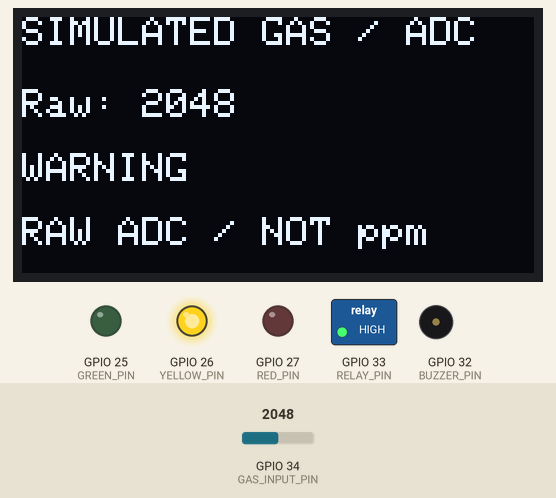
A sketch run on a simulated ESP32. Shown: 128×64 one-colour display, switched loads named in the sketch (green lamp = pin HIGH), output pins drawn as LEDs (lit = HIGH), buzzer (waves = sounding). Inputs (shaded band) come from the test bench; at power-on: GPIO 34 (GAS_INPUT_PIN) = 2048 (analog values on the 0–4095 scale). Random numbers use the default seed unless the sketch sets one; EEPROM starts erased; what the sketch prints to the serial monitor is not drawn.

Above: at 1.3 s.
1.4 s: GPIO 34 (GAS_INPUT_PIN) set to 2757
At 3.6 s:
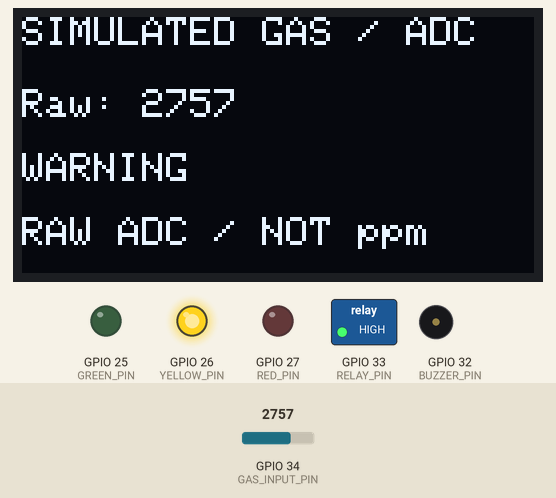
4.4 s: GPIO 34 (GAS_INPUT_PIN) set to 2841
At 4.7 s:
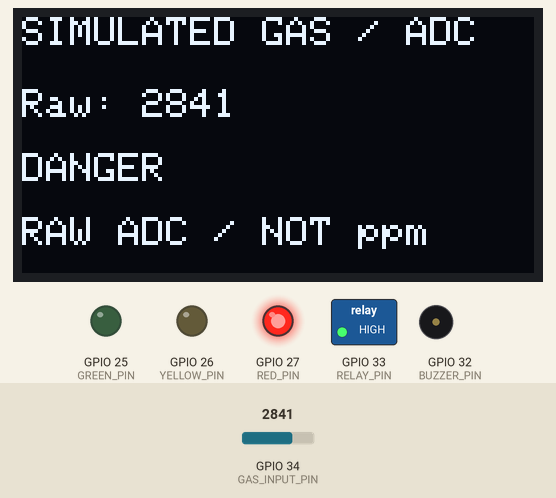
6.3 s: GPIO 34 (GAS_INPUT_PIN) set to 2685
At 6.9 s:
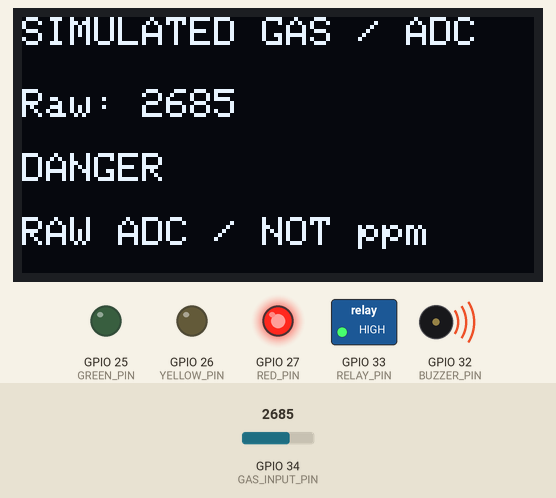
8.0 s: GPIO 34 (GAS_INPUT_PIN) set to 2614
At 9.3 s:
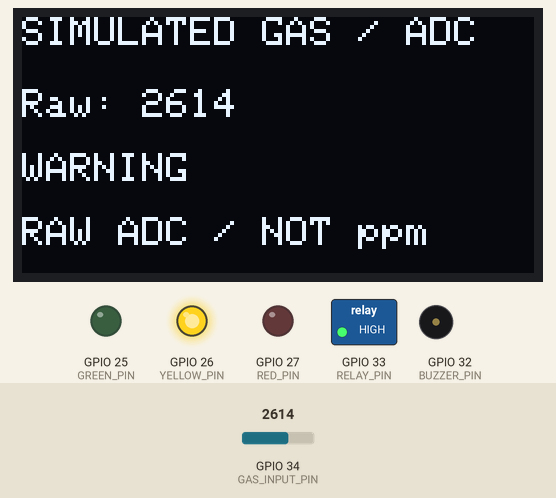
9.6 s: GPIO 34 (GAS_INPUT_PIN) set to 1288
At 10.9 s:
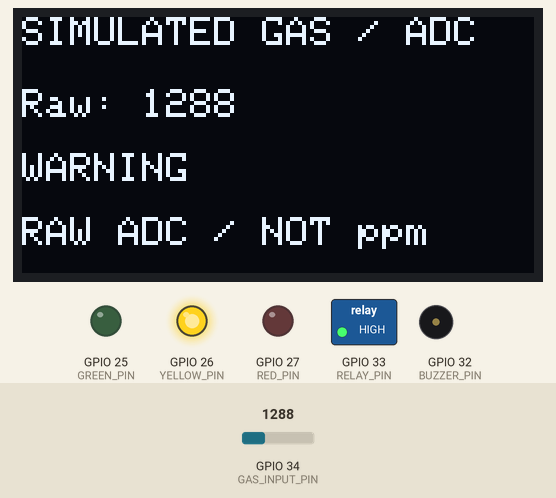
11.6 s: GPIO 34 (GAS_INPUT_PIN) set to 1189
At 12.9 s:
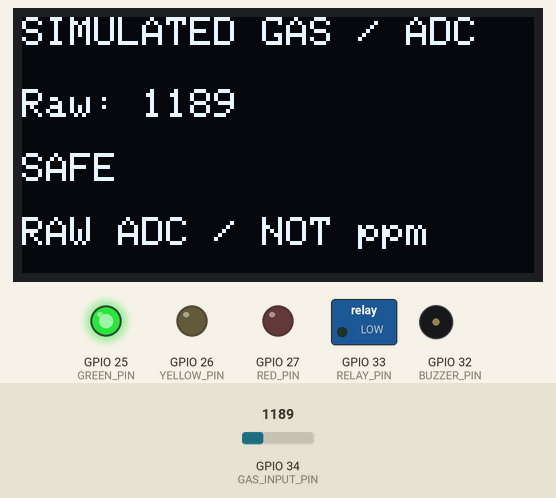
Timing chart, 0 to 14.5 s (numbered marks = the images above; inputs shaded):
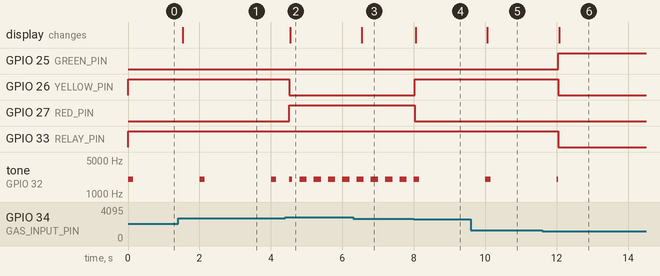

The sketch:

gas_input_simulation.ino
```cpp
#include <Arduino.h>
#include "GasState.h"
#include "LocalOutputs.h"
#include "Display.h"
#include "Connectivity.h"
StatusDisplay display;

constexpr uint8_t GAS_INPUT_PIN = 34;
constexpr uint8_t GREEN_PIN = 25, YELLOW_PIN = 26, RED_PIN = 27, BUZZER_PIN = 32;
constexpr uint8_t RELAY_PIN = 33;
constexpr bool RELAY_ACTIVE_LOW = Config::RELAY_ACTIVE_LOW; // Wokwi NPN relay; verify actual module polarity.
constexpr uint32_t SAMPLE_INTERVAL_MS = 500;
GasStateEngine stateEngine({Config::WARNING_ADC, Config::DANGER_ADC, Config::HYSTERESIS_ADC});
SensorHealth sensorHealth({Config::SENSOR_WARMUP_MS,Config::SENSOR_DIAGNOSTICS_ENABLED,Config::SENSOR_LOW_RAIL,Config::SENSOR_HIGH_RAIL,Config::SENSOR_RAIL_FAULT_MS,Config::SENSOR_RECOVERY_SAMPLES});
SensorStatus sensorStatus=SensorStatus::OK;
GasState gasState = GasState::SAFE;
int gasRawAdc = 0;
uint32_t lastSample = 0;
bool sampled = false;
uint32_t sequence = 0;

void setup() {
  Serial.begin(115200);
  pinMode(GAS_INPUT_PIN, INPUT);
  analogReadResolution(12);
  analogSetPinAttenuation(GAS_INPUT_PIN, ADC_11db);
  for (auto pin : {GREEN_PIN, YELLOW_PIN, RED_PIN}) pinMode(pin, OUTPUT);
  ledcAttach(BUZZER_PIN, 2000, 8);
  pinMode(RELAY_PIN, OUTPUT);
  digitalWrite(RELAY_PIN, RELAY_ACTIVE_LOW ? HIGH : LOW);
  display.begin();
  startConnectivity();
}

void loop() {
  const uint32_t now = millis();
  if (!sampled || uint32_t(now - lastSample) >= SAMPLE_INTERVAL_MS) {
    sampled = true;
    lastSample = now;
    gasRawAdc = analogRead(GAS_INPUT_PIN);
    const auto previousState = gasState;
    const auto previousSensorStatus=sensorStatus;
    sensorStatus=sensorHealth.update(gasRawAdc,now);
    gasState = stateEngine.update(gasRawAdc);
    if(sensorStatus!=SensorStatus::OK)gasState=GasState::DANGER; // Unknown/unready signal: conservative outputs.

    recordSnapshot({gasRawAdc, gasState, previousState, gasState != GasState::SAFE, ++sequence, now, sensorStatus, previousSensorStatus});
    Serial.printf("Gas raw ADC: %d State: %s Sensor: %s\n", gasRawAdc, stateName(gasState),sensorStatusName(sensorStatus));
    display.update(gasRawAdc, gasState,sensorStatus);
  }
  const auto out = localOutputs(gasState, now);
  digitalWrite(GREEN_PIN, out.green);
  digitalWrite(YELLOW_PIN, out.yellow);
  digitalWrite(RED_PIN, out.red);
  ledcWriteTone(BUZZER_PIN, out.buzzer ? 2000 : 0);
  digitalWrite(RELAY_PIN, (out.fan != RELAY_ACTIVE_LOW) ? HIGH : LOW);
  delay(5);  // Yield only; sampling and warning patterns use millis().
}
```

AlertJournal.h
```cpp
#pragma once
#include <stddef.h>
#include <cstring>
#include <type_traits>
#include "Snapshot.h"
// Bounded, checksummed NVS image; only transition events, never periodic telemetry.
class AlertJournal {
 public:
  static constexpr uint32_t CAPACITY=32;
  struct Image {
    uint32_t magic=0x47415341,version=2,count=0;
    AlertEnvelope events[CAPACITY]{};
    uint32_t checksum=0;
  };
  // Original v1 layout: migrate pending state events without deleting flash data.
  struct LegacySnapshot {int raw=0;GasState state=GasState::SAFE,previous=GasState::SAFE;bool fan=false;uint32_t sequence=0,uptime=0;SensorStatus sensorStatus=SensorStatus::OK;};
  struct LegacyEvent {LegacySnapshot sample{};char boot[17]{};};
  struct LegacyImage {uint32_t magic=0x47415341,version=1,count=0;LegacyEvent events[CAPACITY]{};uint32_t checksum=0;};
  static constexpr size_t MAX_IMAGE_SIZE=sizeof(Image)>sizeof(LegacyImage)?sizeof(Image):sizeof(LegacyImage);
 private:
  Image image{};
  template<typename T> static uint32_t checksum(const T& value) {
    uint32_t hash=2166136261u;
    const auto* bytes=reinterpret_cast<const uint8_t*>(&value);
    for(size_t i=0;i<offsetof(T,checksum);i++){hash^=bytes[i];hash*=16777619u;}
    return hash;
  }
  static bool validEvent(const AlertEnvelope& event) {
    if(event.sample.raw<0||event.sample.raw>4095||unsigned(event.sample.state)>2||unsigned(event.sample.previous)>2||unsigned(event.sample.sensorStatus)>4||unsigned(event.sample.previousSensorStatus)>4)return false;
    if((event.sample.sensorStatus!=SensorStatus::OK&&event.sample.state!=GasState::DANGER)||(event.sample.previousSensorStatus!=SensorStatus::OK&&event.sample.previous!=GasState::DANGER))return false;
    if(event.sample.fan!=(event.sample.state!=GasState::SAFE)||event.boot[16]!='\0')return false;
    for(size_t i=0;i<16;i++)if(!((event.boot[i]>='0'&&event.boot[i]<='9')||(event.boot[i]>='a'&&event.boot[i]<='f')))return false;
    return true;
  }
  void seal(){image.checksum=checksum(image);}
 public:
  AlertJournal(){seal();}
  bool restore(const void* bytes,size_t size) {
    static_assert(std::is_trivially_copyable<Image>::value,"Journal image must remain byte-copyable");
    if(size==sizeof(LegacyImage)) {
      LegacyImage legacy;std::memcpy(&legacy,bytes,size);
      if(legacy.magic==0x47415341&&legacy.version==1&&legacy.count<=CAPACITY&&legacy.checksum==checksum(legacy)) {
        AlertJournal migrated;
        for(uint32_t i=0;i<legacy.count;i++) {
          AlertEnvelope event{};const auto& old=legacy.events[i];
          event.sample={old.sample.raw,old.sample.state,old.sample.previous,old.sample.fan,old.sample.sequence,old.sample.uptime,old.sample.sensorStatus,SensorStatus::OK};
          std::memcpy(event.boot,old.boot,sizeof(event.boot));
          if(!migrated.push(event))return false;
        }
        std::memcpy(&image,&migrated.image,sizeof(Image));return true;
      }
    }
    if(size!=sizeof(Image))return false;
    Image candidate;std::memcpy(&candidate,bytes,size);
    if(candidate.magic!=0x47415341||candidate.version!=2||candidate.count>CAPACITY||candidate.checksum!=checksum(candidate))return false;
    for(uint32_t i=0;i<candidate.count;i++)if(!validEvent(candidate.events[i]))return false;
    std::memcpy(&image,&candidate,sizeof(Image));return true;
  }
  bool push(const AlertEnvelope& event) {
    if(image.count==CAPACITY||!validEvent(event))return false;
    image.events[image.count++]=event;seal();return true;
  }
  bool pop() {
    if(!image.count)return false;
    image.count--;
    if(image.count)std::memmove(image.events,image.events+1,image.count*sizeof(AlertEnvelope));
    image.events[image.count]=AlertEnvelope{};seal();return true;
  }
  const AlertEnvelope* front()const{return image.count?&image.events[0]:nullptr;}
  uint32_t size()const{return image.count;}
  const Image& data()const{return image;}
};
```

Connectivity.h
```cpp
#pragma once
#include <WiFi.h>
#include <NetworkClientSecure.h>
#include <PubSubClient.h>
#include <Preferences.h>
#include <esp_random.h>
#include <atomic>
#include <time.h>
#include "Config.h"
#include "Telemetry.h"
#include "AlertJournal.h"
inline std::atomic<bool> wifiOnline{false},mqttOnline{false};
inline bool validDeviceId() {
  const size_t n=strlen(Config::DEVICE_ID);if(n<1||n>64)return false;
  for(size_t i=0;i<n;i++)if(!isalnum(static_cast<unsigned char>(Config::DEVICE_ID[i]))&&Config::DEVICE_ID[i]!='-'&&Config::DEVICE_ID[i]!='_')return false;
  return true;
}
inline void connectivityTask(void*) {
  AlertJournal journal;
  Preferences preferences;
  bool persistent=preferences.begin("gas-alerts",false);
  if(persistent) {
    const String owner=preferences.getString("device","");
    if(owner.length()&&owner!=Config::DEVICE_ID) {
      // Never replay one device's journal under a different identity.
      persistent=false;preferences.end();
    } else {
      if(!owner.length())persistent=preferences.putString("device",Config::DEVICE_ID)>0;
      const size_t bytes=preferences.getBytesLength("events");
      if(bytes) {
        uint8_t image[AlertJournal::MAX_IMAGE_SIZE];
        persistent=bytes<=sizeof(image)&&preferences.getBytes("events",image,bytes)==bytes&&journal.restore(image,bytes);
      }
      droppedAlerts.fetch_add(preferences.getUInt("dropped",0));
      if(!persistent)preferences.end();
    }
  }
  alertJournalHealthy.store(persistent);
  if(!persistent)Serial.println("Alert journal unavailable/corrupt/identity mismatch; RAM fallback, local safety active");
  auto persist=[&](const AlertJournal& candidate) {
    if(!persistent)return true;
    const bool ok=preferences.putBytes("events",&candidate.data(),sizeof(AlertJournal::Image))==sizeof(AlertJournal::Image);
    alertJournalHealthy.store(ok);return ok;
  };
  const bool networkEnabled=Config::WIFI_SSID[0];
  if(networkEnabled){WiFi.mode(WIFI_STA);WiFi.setAutoReconnect(true);}
  NetworkClient plain;NetworkClientSecure secure;
  secure.setCACert(Config::MQTT_CA);secure.setHandshakeTimeout(5);
  PubSubClient mqtt(Config::MQTT_TLS?static_cast<Client&>(secure):static_cast<Client&>(plain));
  mqtt.setServer(Config::MQTT_HOST,Config::MQTT_PORT);mqtt.setBufferSize(1024);mqtt.setSocketTimeout(2);mqtt.setKeepAlive(15);
  char prefix[100],telemetryTopic[128],alertTopic[128],statusTopic[128],ackTopic[128],expectedAck[64]={};
  snprintf(prefix,sizeof(prefix),"gas-monitor/device/%s",Config::DEVICE_ID);
  snprintf(telemetryTopic,sizeof(telemetryTopic),"%s/telemetry",prefix);
  snprintf(alertTopic,sizeof(alertTopic),"%s/alert",prefix);
  snprintf(statusTopic,sizeof(statusTopic),"%s/status",prefix);
  snprintf(ackTopic,sizeof(ackTopic),"%s/ack",prefix);
  bool ackReceived=false,awaitingAck=false,clockStarted=false,ackStoreFailed=false;
  uint32_t lastAckStoreAttempt=millis()-1000;
  mqtt.setCallback([&](char* topic,uint8_t* payload,unsigned int length){
    if(awaitingAck&&strcmp(topic,ackTopic)==0&&length==strlen(expectedAck)&&memcmp(payload,expectedAck,length)==0)ackReceived=true;
  });
  uint32_t lastWifi=millis()-10000,lastMqtt=millis()-10000,lastTelemetry=millis()-2000,lastAlert=millis()-3000,lastStore=millis()-1000,lastDropCount=droppedAlerts.load();
  auto publish=[&](const char* topic,const Snapshot& sample,const char* boot) {
    char json[600];
    snprintf(json,sizeof(json),
      "{\"version\":1,\"deviceId\":\"%s\",\"bootId\":\"%s\",\"sequence\":%lu,\"uptimeMs\":%lu,\"rawAdc\":%d,\"state\":\"%s\",\"previousState\":\"%s\",\"fanOn\":%s,\"simulated\":%s,\"droppedAlerts\":%lu,\"pendingAlerts\":%lu,\"alertJournalHealthy\":%s,\"sensorStatus\":\"%s\",\"previousSensorStatus\":\"%s\"}",
      Config::DEVICE_ID,boot,static_cast<unsigned long>(sample.sequence),static_cast<unsigned long>(sample.uptime),sample.raw,
      stateName(sample.state),stateName(sample.previous),sample.fan?"true":"false",Config::SIMULATED_INPUT?"true":"false",
      static_cast<unsigned long>(droppedAlerts.load()),static_cast<unsigned long>(journal.size()+(alertEvents?uxQueueMessagesWaiting(alertEvents):0)),alertJournalHealthy.load()?"true":"false",sensorStatusName(sample.sensorStatus),sensorStatusName(sample.previousSensorStatus));
    return mqtt.publish(topic,json);
  };
  for(;;) {
    const uint32_t now=millis();
    // NVS writes belong to this worker, never the local safety loop.
    if(uint32_t(now-lastStore)>=1000) {
      lastStore=now;
      for(unsigned i=0;i<16&&journal.size()<AlertJournal::CAPACITY;i++) {
        AlertEnvelope event;
        if(!alertEvents||xQueuePeek(alertEvents,&event,0)!=pdTRUE)break;
        AlertJournal candidate=journal;
        if(!candidate.push(event)||!persist(candidate))break;
        journal=candidate;xQueueReceive(alertEvents,&event,0);
      }
      if(persistent&&droppedAlerts.load()!=lastDropCount) {
        const auto count=droppedAlerts.load();
        if(preferences.putUInt("dropped",count)==sizeof(uint32_t))lastDropCount=count;
        else alertJournalHealthy.store(false);
      }
    }
    wifiOnline.store(networkEnabled&&WiFi.status()==WL_CONNECTED);
    if(!wifiOnline.load()) {
      mqttOnline.store(false);awaitingAck=false;
      if(mqtt.connected())mqtt.disconnect();
      if(networkEnabled&&uint32_t(now-lastWifi)>=10000){lastWifi=now;WiFi.begin(Config::WIFI_SSID,Config::WIFI_PASSWORD);}
    } else {
      if(!clockStarted){configTime(0,0,"pool.ntp.org","time.nist.gov");clockStarted=true;}
      const bool tlsReady=!Config::MQTT_TLS||(Config::MQTT_CA[0]&&time(nullptr)>1700000000);
      if(Config::MQTT_HOST[0]&&tlsReady&&!mqtt.connected()&&uint32_t(now-lastMqtt)>=10000) {
        lastMqtt=now;
        if(mqtt.connect(Config::DEVICE_ID,Config::MQTT_USER[0]?Config::MQTT_USER:nullptr,Config::MQTT_PASSWORD[0]?Config::MQTT_PASSWORD:nullptr,statusTopic,1,true,"{\"online\":false}")) {
          if(!mqtt.subscribe(ackTopic,1))mqtt.disconnect();
          else {mqtt.publish(statusTopic,"{\"online\":true}",true);lastAlert=now-3000;}
        }
      }
      mqtt.loop();mqttOnline.store(mqtt.connected());
      if(ackReceived&&(!ackStoreFailed||uint32_t(now-lastAckStoreAttempt)>=1000)) {
        lastAckStoreAttempt=now;
        AlertJournal candidate=journal;
        if(candidate.pop()&&persist(candidate)){journal=candidate;awaitingAck=false;ackReceived=false;ackStoreFailed=false;lastAlert=now-3000;}
        else ackStoreFailed=true;
      }
      if(mqtt.connected()) {
        Snapshot latest;
        if(uint32_t(now-lastTelemetry)>=2000&&latestReading&&xQueuePeek(latestReading,&latest,0)==pdTRUE) {
          if(publish(telemetryTopic,latest,bootId))lastTelemetry=now;
        }
        if(journal.front()&&uint32_t(now-lastAlert)>=3000) {
          const auto& event=*journal.front();
          snprintf(expectedAck,sizeof(expectedAck),"{\"eventId\":\"%s:%lu\"}",event.boot,static_cast<unsigned long>(event.sample.sequence));
          awaitingAck=true;ackReceived=false;
          publish(alertTopic,event.sample,event.boot);lastAlert=now;
        }
      }
    }
    journalDepth.store(journal.size());
    vTaskDelay(pdMS_TO_TICKS(50));
  }
}
inline void startConnectivity() {
  latestReading=xQueueCreate(1,sizeof(Snapshot));alertEvents=xQueueCreate(16,sizeof(AlertEnvelope));
  snprintf(bootId,sizeof(bootId),"%08lx%08lx",static_cast<unsigned long>(esp_random()),static_cast<unsigned long>(esp_random()));
  if(!validDeviceId()){Serial.println("Invalid device ID; transport disabled, local safety remains active");return;}
  if(xTaskCreatePinnedToCore(connectivityTask,"connectivity",24576,nullptr,1,nullptr,0)!=pdPASS)
    Serial.println("Connectivity task unavailable; local safety remains active");
}
```

Display.h
```cpp
#pragma once
#include <Wire.h>
#include <freertos/FreeRTOS.h>
#include <freertos/queue.h>
#include <Adafruit_SSD1306.h>
#include "GasState.h"
#include "Config.h"
class StatusDisplay {
  Adafruit_SSD1306 screen{128, 64, &Wire, -1};
  bool available = false;
  struct Frame { int raw; GasState state; SensorStatus sensor; };
  QueueHandle_t frames = nullptr;
  static void worker(void* context) { static_cast<StatusDisplay*>(context)->run(); }
  void run() {

    Wire.begin(21, 22);
    Wire.setTimeOut(20);
    available = screen.begin(SSD1306_SWITCHCAPVCC, 0x3C);
    if (available) { screen.setTextColor(SSD1306_WHITE); screen.setTextSize(1); }
    for (;;) { Frame frame; if (xQueueReceive(frames, &frame, portMAX_DELAY)==pdTRUE) draw(frame.raw,frame.state,frame.sensor); }
  }
  void draw(int raw, GasState state,SensorStatus sensor) {
    if (!available) return;
    screen.clearDisplay();
    screen.setCursor(0, 0); screen.println(Config::SIMULATED_INPUT ? "SIMULATED GAS / ADC" : "SENSOR RAW ADC");
    screen.setCursor(0, 18); screen.print("Raw: "); screen.println(raw);
    screen.setCursor(0, 34); screen.println(stateName(state));
    screen.setCursor(0, 50); screen.println(sensor==SensorStatus::OK?"RAW ADC / NOT ppm":sensorStatusName(sensor));
    screen.display();
  }
 public:
  void begin() {
    frames=xQueueCreate(1,sizeof(Frame));
    if (frames && xTaskCreatePinnedToCore(worker,"display",4096,this,2,nullptr,0)!=pdPASS) {
      vQueueDelete(frames);frames=nullptr;
    }
  }
  void update(int raw,GasState state,SensorStatus sensor) { if(frames){const Frame frame{raw,state,sensor};xQueueOverwrite(frames,&frame);} }
};
```

GasState.h
```cpp
#pragma once
#include <stdint.h>

enum class GasState { SAFE, WARNING, DANGER };
inline const char* stateName(GasState state) {
  switch (state) {
    case GasState::WARNING: return "WARNING";
    case GasState::DANGER: return "DANGER";
    default: return "SAFE";
  }
}

// SIMULATION thresholds in 12-bit raw counts; never calibrated gas ppm.
struct Thresholds {
  int warning = 1400;
  int danger = 2800;
  int hysteresis = 150;
  constexpr bool valid() const {
    return warning > hysteresis && danger > warning + hysteresis &&
           danger <= 4095 && hysteresis >= 0;
  }
};
class GasStateEngine {
 public:
  explicit GasStateEngine(Thresholds thresholds = {}) : limits(thresholds) {}
  GasState update(int raw) {
    // Invalid configuration or invalid ADC input fails to DANGER.
    if (!limits.valid() || raw < 0 || raw > 4095) return state = GasState::DANGER;
    if (raw >= limits.danger) return state = GasState::DANGER;
    if (state == GasState::DANGER && raw >= limits.danger - limits.hysteresis) return state;
    if (raw >= limits.warning) return state = GasState::WARNING;
    if (state != GasState::SAFE && raw >= limits.warning - limits.hysteresis)
      return state = GasState::WARNING;
    return state = GasState::SAFE;
  }
 private:
  Thresholds limits;
  GasState state = GasState::SAFE;
};
```

LocalOutputs.h
```cpp
#pragma once
#include "GasState.h"
struct LocalOutputs { bool green; bool yellow; bool red; bool buzzer; bool fan; };
inline LocalOutputs localOutputs(GasState state, uint32_t now) {
  return {state == GasState::SAFE, state == GasState::WARNING,
          state == GasState::DANGER,
          state == GasState::DANGER ? now % 400 < 200 :
          state == GasState::WARNING ? now % 2000 < 150 : false, state != GasState::SAFE};
}
```

SensorStatus.h
```cpp
#pragma once
#include <stdint.h>
enum class SensorStatus : uint8_t { OK, WARMING_UP, LOW_RAIL, HIGH_RAIL, VERIFYING_SIGNAL };
inline const char* sensorStatusName(SensorStatus status) {
  switch(status) {
    case SensorStatus::VERIFYING_SIGNAL:return "VERIFYING_SIGNAL";
    case SensorStatus::WARMING_UP:return "WARMING_UP";
    case SensorStatus::LOW_RAIL:return "LOW_RAIL";
    case SensorStatus::HIGH_RAIL:return "HIGH_RAIL";
    default:return "OK";
  }
}
```

Snapshot.h
```cpp
#pragma once
#include <stdint.h>
#include "GasState.h"
#include "SensorStatus.h"
struct Snapshot {
  int raw=0;
  GasState state=GasState::SAFE, previous=GasState::SAFE;
  bool fan=false;
  uint32_t sequence=0,uptime=0;
  SensorStatus sensorStatus=SensorStatus::OK,previousSensorStatus=SensorStatus::OK;
};
struct AlertEnvelope { Snapshot sample{}; char boot[17]{}; };
```

Source omitted: SensorHealth.h (1568 bytes), Telemetry.h (724 bytes), Config.h (1087 bytes), config.example.h (1272 bytes)

Measured:
- the behaviour switches between 2799 and 2800 on GPIO 34 (GAS_INPUT_PIN) (found by bisection; images 1 and 2)
- the behaviour switches between 2650 and 2649 on GPIO 34 (GAS_INPUT_PIN) (found by bisection; images 3 and 4)
- the behaviour switches between 1250 and 1249 on GPIO 34 (GAS_INPUT_PIN) (found by bisection; images 5 and 6)
- after the input at 1.4 s, the display: changes after 0.13 s (image 1)
- after the input at 4.4 s, GPIO 26 (YELLOW_PIN): HIGH → LOW after 0.12 s; GPIO 27 (RED_PIN): LOW → HIGH after 0.12 s; the display: changes after 0.14 s (image 2)
- after the input at 6.3 s, the display: changes after 0.25 s (image 3)
- after the input at 8.0 s, GPIO 26 (YELLOW_PIN): LOW → HIGH at once; GPIO 27 (RED_PIN): HIGH → LOW at once; the display: changes after 0.05 s (image 4)
- after the input at 9.6 s, the display: changes after 0.46 s (image 5)
- after the input at 11.6 s, GPIO 25 (GREEN_PIN): LOW → HIGH after 0.44 s; GPIO 26 (YELLOW_PIN), GPIO 33 (RELAY_PIN): HIGH → LOW after 0.44 s; the display: changes after 0.47 s (image 6)
